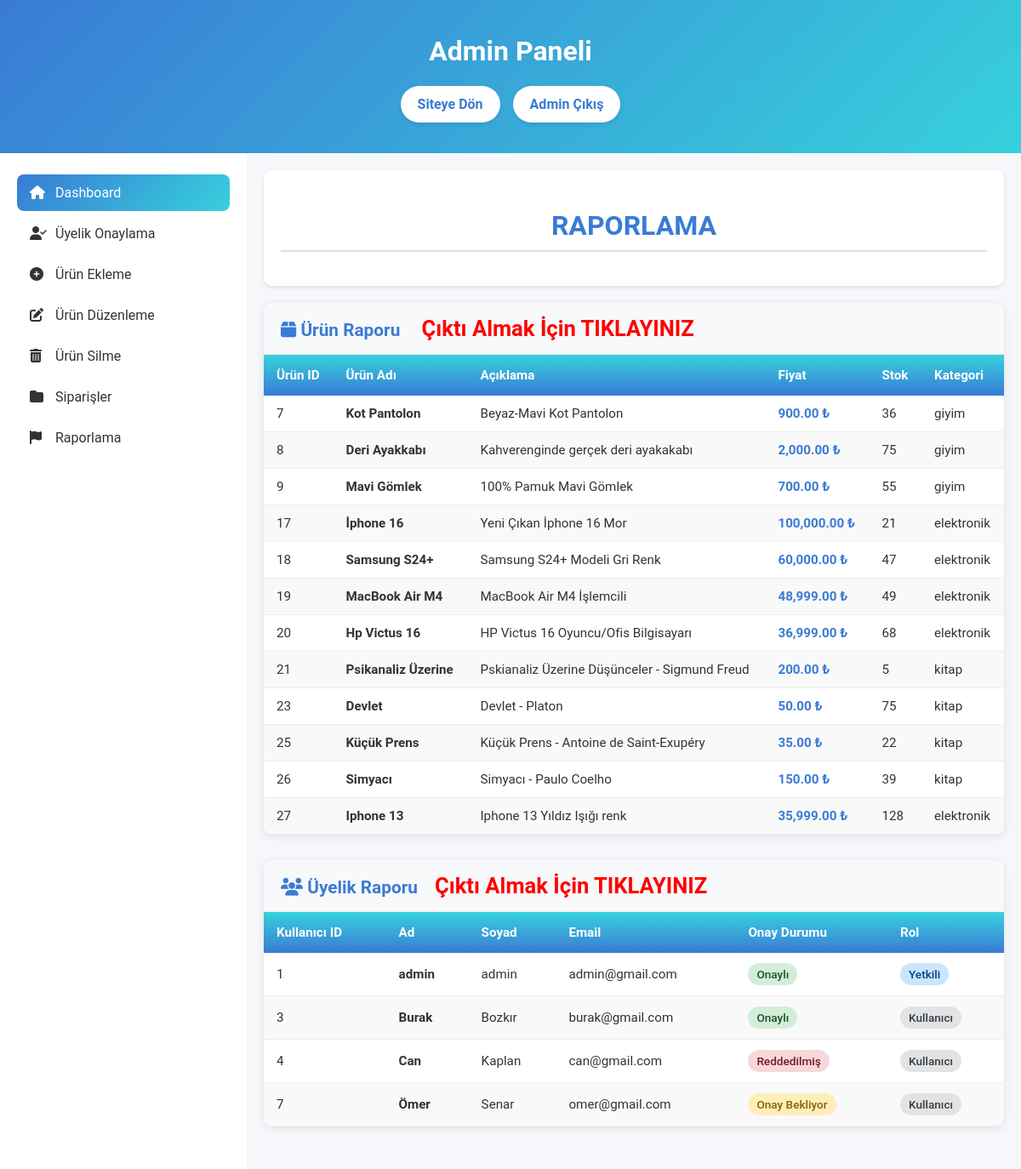
Screenshot of /admin/raporlama.php with the database file from the repository.
### tables this page shows
CREATE TABLE `urunler` (
  `id` int(11) NOT NULL AUTO_INCREMENT,
  `urun_ad` varchar(100) NOT NULL,
  `urun_aciklama` varchar(255) NOT NULL DEFAULT '',
  `fiyat` decimal(10,2) DEFAULT NULL,
  `stok` int(11) NOT NULL DEFAULT '0',
  `kategori` varchar(30) NOT NULL DEFAULT '',
  `resim` varchar(30) NOT NULL,
  PRIMARY KEY (`id`)
);

CREATE TABLE `kullanicilar` (
  `id` int(11) NOT NULL AUTO_INCREMENT,
  `ad` varchar(30) NOT NULL,
  `soyad` varchar(30) NOT NULL,
  `sifre` varchar(50) NOT NULL,
  `email` varchar(100) NOT NULL,
  `onay` tinyint(1) NOT NULL DEFAULT '0',
  `admin` tinyint(1) NOT NULL DEFAULT '0',
  PRIMARY KEY (`id`)
);

### admin/raporlama.php (the view, shortened to what this page needs)
<!DOCTYPE html>
<html lang="tr">
<head>
    <link rel="stylesheet" href="../style.css">
    <link rel="stylesheet" href="../icon/css/all.min.css">
    <link rel="stylesheet" href="admin.css">
</head>
<body>
<header>
        <h1>Admin Paneli</h1>
        <nav>
            <ul>
                <li><a href="../index.php" class="nav-link">Siteye Dön</a></li>
                <li><a href="cikis.php" class="nav-link">Admin Çıkış</a></li>
            </ul>
        </nav>
    </header>
    <div class="admin-container">
        <div class="admin-sidebar">
            <a href="index.php" class="menu-item active">
                <i class="fas fa-home"></i>
                Dashboard
            </a>
            <a href="uyelik-onay.php" class="menu-item">
                <i class="fas fa-user-check"></i>
                Üyelik Onaylama
            </a>
            <a href="urun-ekle.php" class="menu-item">
                <i class="fas fa-plus-circle"></i>
                Ürün Ekleme
            </a>
            <a href="urun-duzenle.php" class="menu-item">
                <i class="fas fa-edit"></i>
                Ürün Düzenleme
            </a>
            <a href="urun-sil.php" class="menu-item">
                <i class="fas fa-trash-alt"></i>
                Ürün Silme
            </a>
            <a href="siparisler.php" class="menu-item">
                <i class="fa-solid fa-folder"></i>
                Siparişler
            </a>
            <a href="raporlama.php" class="menu-item">
                <i class="fas fa-flag"></i>
                Raporlama
            </a>
        </div>
    <div class="admin-content">
        <div class="admin-header">
            <h2>Raporlama</h2>
        </div>
        <div class="admin-body">
            <div class="report-container">
                <h3><i class="fas fa-box"></i> Ürün Raporu <a href="urun_rapor.php">Çıktı Almak İçin TIKLAYINIZ</a></h3>
                <table class="report-table">
                    <thead>
                        <tr>
                            <th>Ürün ID</th>
                            <th>Ürün Adı</th>
                            <th>Açıklama</th>
                            <th>Fiyat</th>
                            <th>Stok</th>
                            <th>Kategori</th>
                        </tr>
                    </thead>
                    <tbody>
                        <?php
                        $baglanti=mysqli_connect("localhost","root","","eticaret");
                        mysqli_set_charset($baglanti, "utf8");
                        $sorgu_urun = mysqli_query($baglanti, "SELECT * FROM urunler");
                        while ($row = mysqli_fetch_assoc($sorgu_urun)) {
                            echo "<tr>";
                            echo "<td>" . $row['id'] . "</td>";
                            echo "<td><strong>" . $row['urun_ad'] . "</strong></td>";
                            echo "<td>" . substr($row['urun_aciklama'], 0, 50) . (strlen($row['urun_aciklama']) > 50 ? '...' : '') . "</td>";
                            echo "<td class='price-value'>" . number_format($row['fiyat'], 2) . " ₺</td>";
                            echo "<td>" . $row['stok'] . "</td>";
                            echo "<td>" . $row['kategori'] . "</td>";
                            echo "</tr>";
                        }
                        ?>
                    </tbody>
                </table>
            </div>
            <div class="report-container">
                <h3><i class="fas fa-users"></i> Üyelik Raporu<a href="uye_rapor.php">Çıktı Almak İçin TIKLAYINIZ</a></h3>
                <table class="report-table">
                    <thead>
                        <tr>
                            <th>Kullanıcı ID</th>
                            <th>Ad</th>
                            <th>Soyad</th>
                            <th>Email</th>
                            <th>Onay Durumu</th>
                            <th>Rol</th>
                        </tr>
                    </thead>
                    <tbody>
                        <?php
                        $sorgu_uyelik = mysqli_query($baglanti, "SELECT * FROM kullanicilar");
                        while ($row = mysqli_fetch_assoc($sorgu_uyelik)) {
                            echo "<tr>";
                            echo "<td>" . $row['id'] . "</td>";
                            echo "<td><strong>" . $row['ad'] . "</strong></td>";
                            echo "<td>" . $row['soyad'] . "</td>";
                            echo "<td>" . $row['email'] . "</td>";
                            echo "<td><span class='status-badge " .
                                ($row['onay'] == 0 ? 'status-pending' : ($row['onay'] == 1 ? 'status-approved' : 'status-rejected')) .
                                "'>" .
                                ($row['onay'] == 0 ? "Onay Bekliyor" : ($row['onay'] == 1 ? "Onaylı" : "Reddedilmiş")) .
                                "</span></td>";
                            echo "<td><span class='status-badge " . ($row['admin'] == 0 ? 'status-user' : 'status-admin') . "'>" . ($row['admin'] == 0 ? "Kullanıcı" : "Yetkili") . "</span></td>";
                            echo "</tr>";
                        }
                        ?>
                    </tbody>
                </table>
            </div>
        </div>
    </div>
</body>
</html>

### style.css (style rules this page uses)
html, body { height: 100%; margin: 0; padding: 0; font-family: 'Roboto', sans-serif; background: #f5f7fa; color: #333; flex-direction: column; text-decoration: none; }
a { text-decoration: none; }
header { background: linear-gradient(135deg, #3A7BD5, #36D1DC); color: white; padding: 20px; text-align: center; box-shadow: 0 4px 10px rgba(0, 0, 0, 0.1); }
nav ul { list-style: none; padding: 0; display: flex; justify-content: center; gap: 15px; }
nav ul li { display: inline; }
nav ul li a { display: inline-block; padding: 12px 20px; background: white; color: #3A7BD5; text-decoration: none; font-weight: bold; border-radius: 25px; transition: all 0.3s ease; box-shadow: 0 2px 5px rgba(0, 0, 0, 0.1); }
h2 { text-align: center; font-size: 2rem; color: #3A7BD5; margin-bottom: 20px; padding-bottom: 10px; border-bottom: 2px solid #ddd; display: inline-block; width: 100%; font-weight: bold; text-transform: uppercase; }

### admin/admin.css (style rules this page uses)
html, body { height: 100%; margin: 0; padding: 0; font-family: 'Roboto', sans-serif; background: #f5f7fa; color: #333; flex-direction: column; }
a { text-decoration: none; }
nav ul { list-style: none; padding: 0; display: flex; justify-content: center; gap: 15px; }
.admin-container { display: flex; min-height: calc(100vh - 200px); }
.admin-sidebar { width: 250px; background: white; padding: 20px; box-shadow: 2px 0 5px rgba(0, 0, 0, 0.1); }
.admin-sidebar .menu-item { padding: 12px 15px; margin: 5px 0; border-radius: 8px; color: #333; text-decoration: none; display: flex; align-items: center; gap: 10px; transition: all 0.3s ease; }
.admin-sidebar .menu-item:hover, .admin-sidebar .menu-item.active { background: linear-gradient(135deg, #3A7BD5, #36D1DC); color: white; }
.admin-sidebar .menu-item i { width: 20px; }
.admin-content { flex: 1; padding: 20px; background: #f5f7fa; }
.admin-header { background: white; padding: 20px; margin-bottom: 20px; border-radius: 10px; box-shadow: 0 2px 5px rgba(0, 0, 0, 0.1); }
.status-badge { padding: 5px 10px; border-radius: 15px; font-size: 0.9rem; }
.status-pending { background: #ffeeba; color: #856404; }
.status-approved { background: #d4edda; color: #155724; }
.status-rejected { background: #f8d7da; color: #721c24; }

### admin/raporlama.php (style rules this page uses)
.report-container { background: white; border-radius: 10px; box-shadow: 0 2px 10px rgba(0, 0, 0, 0.1); margin-bottom: 30px; overflow: hidden; }
.report-container h3 { padding: 15px 20px; background: #f8f9fa; color: #3A7BD5; font-size: 1.3rem; margin: 0; border-bottom: 1px solid #eee; }
.report-container a { padding: 15px 20px; background: #f8f9fa; color:rgb(255, 0, 0); font-size: 1.6rem; margin: 0; border-bottom: 1px solid #eee; }
.report-table { width: 100%; border-collapse: collapse; font-size: 0.95rem; }
.report-table th { background: linear-gradient(0deg, #3A7BD5, #36D1DC); color: white; padding: 15px; text-align: left; font-weight: 600; }
.report-table td { padding: 12px 15px; border-bottom: 1px solid #eee; vertical-align: middle; }
.report-table tr:nth-child(even) { background-color: #f9f9f9; }
.status-badge { padding: 5px 10px; border-radius: 15px; font-size: 0.85rem; font-weight: 500; display: inline-block; }
.status-pending { background: #ffeeba; color: #856404; }
.status-approved { background: #d4edda; color: #155724; }
.status-user { background: #e2e3e5; color: #383d41; }
.status-admin { background: #cce5ff; color: #004085; }
.status-rejected { background: #f8d7da; color: #721c24; }
.price-value { font-weight: bold; color: #3A7BD5; }

### rows the page displays
urunler: id "7", urun_ad "Kot Pantolon", urun_aciklama "Beyaz-Mavi Kot Pantolon", fiyat "900.00", stok "36", kategori "giyim"
urunler: id "8", urun_ad "Deri Ayakkabı", urun_aciklama "Kahverenginde gerçek deri ayakakabı", fiyat "2,000.00", stok "75", kategori "giyim"
urunler: id "9", urun_ad "Mavi Gömlek", urun_aciklama "100% Pamuk Mavi Gömlek", fiyat "700.00", stok "55", kategori "giyim"
urunler: id "17", urun_ad "İphone 16", urun_aciklama "Yeni Çıkan İphone 16 Mor", fiyat "100,000.00", stok "21", kategori "elektronik"
urunler: id "18", urun_ad "Samsung S24+", urun_aciklama "Samsung S24+ Modeli Gri Renk", fiyat "60,000.00", stok "47", kategori "elektronik"
urunler: id "19", urun_ad "MacBook Air M4", urun_aciklama "MacBook Air M4 İşlemcili", fiyat "48,999.00", stok "49", kategori "elektronik"
urunler: id "20", urun_ad "Hp Victus 16", urun_aciklama "HP Victus 16 Oyuncu/Ofis Bilgisayarı", fiyat "36,999.00", stok "68", kategori "elektronik"
urunler: id "21", urun_ad "Psikanaliz Üzerine", urun_aciklama "Pskianaliz Üzerine Düşünceler - Sigmund Freud", fiyat "200.00", stok "5", kategori "kitap"
urunler: id "23", urun_ad "Devlet", urun_aciklama "Devlet - Platon", fiyat "50.00", stok "75", kategori "kitap"
urunler: id "25", urun_ad "Küçük Prens", urun_aciklama "Küçük Prens - Antoine de Saint-Exupéry", fiyat "35.00", stok "22", kategori "kitap"
urunler: id "26", urun_ad "Simyacı", urun_aciklama "Simyacı - Paulo Coelho", fiyat "150.00", stok "39", kategori "kitap"
urunler: id "27", urun_ad "Iphone 13", urun_aciklama "Iphone 13 Yıldız Işığı renk", fiyat "35,999.00", stok "128", kategori "elektronik"
kullanicilar: id "1", ad "admin", soyad "admin", email "admin@gmail.com", onay "Onaylı", admin "Yetkili"
kullanicilar: id "3", ad "Burak", soyad "Bozkır", email "burak@gmail.com", onay "Onaylı", admin "Kullanıcı"
kullanicilar: id "4", ad "Can", soyad "Kaplan", email "can@gmail.com", onay "Reddedilmiş", admin "Kullanıcı"
kullanicilar: id "7", ad "Ömer", soyad "Senar", email "omer@gmail.com", onay "Onay Bekliyor", admin "Kullanıcı"
